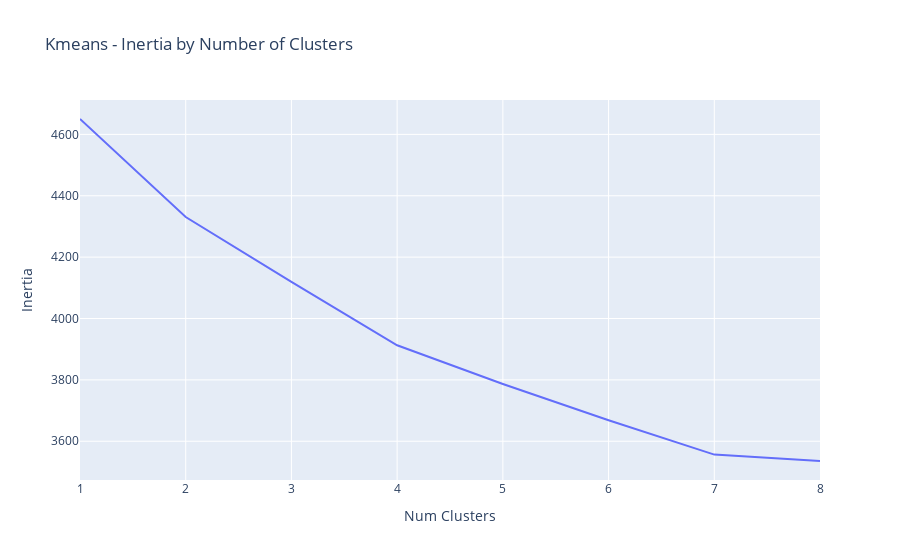
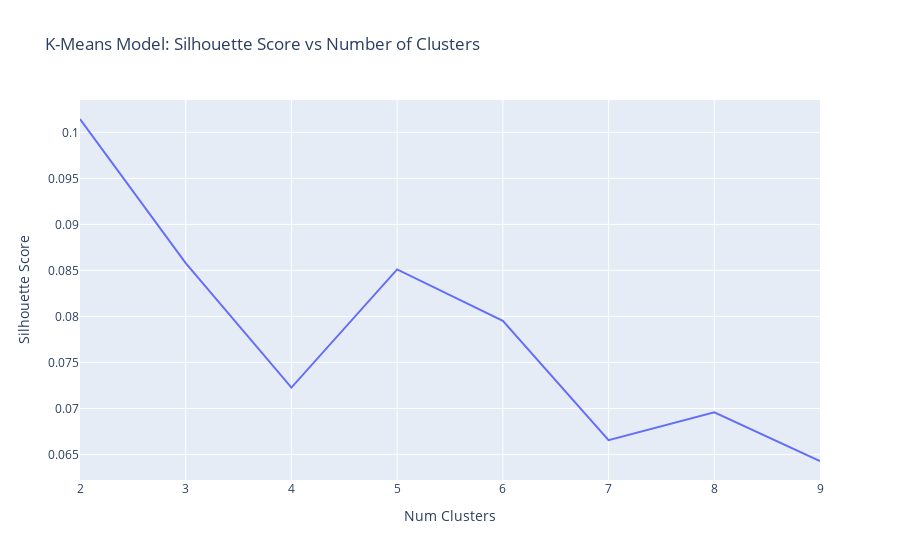

Here is the notebook cell these charts were saved with, in order:
### Code cell
''' Kmeans Clustering '''

# Try kmeans clustering with up to 20 clusters, keep track of inertia (basically cluster variance)
n_clusters = range(2,10)
inertia_values = []
silhouette_scores = []

for i in n_clusters:
    # Model
    kmeans = KMeans(n_clusters=i, n_init='auto', init='k-means++', random_state=42)

    # Fit
    kmeans.fit(kmeans_input)

    # Score
    ss = silhouette_score(kmeans_input, kmeans.labels_)   #, sample_size=int(len(pca_component_df) * 0.25))

    inertia_values.append(kmeans.inertia_)
    silhouette_scores.append(ss)

# Create scatter of inertia
fig = px.line(
    x=[i + 1 for i in range(len(inertia_values))],
    y=inertia_values,
    title="Kmeans - Inertia by Number of Clusters"
)
fig.update_layout(xaxis_title="Num Clusters", yaxis_title="Inertia")
fig.show()

# Create a line plot of `silhouette_scores` vs `n_clusters`
fig = px.line(
    x=n_clusters,
    y=silhouette_scores,
    title="K-Means Model: Silhouette Score vs Number of Clusters"
)
fig.update_layout(xaxis_title="Num Clusters", yaxis_title="Silhouette Score")
fig.show()

### Figure 1 — Plotly figure (JSON) as saved in the notebook; plotly's stock layout.template omitted (floating-point values rounded to 4 significant figures)
{"data": [{"hovertemplate": "x=%{x}<br>y=%{y}<extra></extra>", "legendgroup": "", "line": {"color": "#636efa", "dash": "solid"}, "marker": {"symbol": "circle"}, "mode": "lines", "name": "", "orientation": "v", "showlegend": false, "type": "scatter", "x": [1, 2, 3, 4, 5, 6, 7, 8], "xaxis": "x", "y": [4650.0, 4331.0, 4119.0, 3913.0, 3787.0, 3669.0, 3557.0, 3536.0], "yaxis": "y"}], "layout": {"legend": {"tracegroupgap": 0}, "title": {"text": "Kmeans - Inertia by Number of Clusters"}, "xaxis": {"anchor": "y", "domain": [0, 1], "title": {"text": "Num Clusters"}}, "yaxis": {"anchor": "x", "domain": [0, 1], "title": {"text": "Inertia"}}}}

### Figure 2 — Plotly figure (JSON) as saved in the notebook; plotly's stock layout.template omitted (floating-point values rounded to 4 significant figures)
{"data": [{"hovertemplate": "x=%{x}<br>y=%{y}<extra></extra>", "legendgroup": "", "line": {"color": "#636efa", "dash": "solid"}, "marker": {"symbol": "circle"}, "mode": "lines", "name": "", "orientation": "v", "showlegend": false, "type": "scatter", "x": [2, 3, 4, 5, 6, 7, 8, 9], "xaxis": "x", "y": [0.1015, 0.0858, 0.07227, 0.08511, 0.07951, 0.06655, 0.06958, 0.06429], "yaxis": "y"}], "layout": {"legend": {"tracegroupgap": 0}, "title": {"text": "K-Means Model: Silhouette Score vs Number of Clusters"}, "xaxis": {"anchor": "y", "domain": [0, 1], "title": {"text": "Num Clusters"}}, "yaxis": {"anchor": "x", "domain": [0, 1], "title": {"text": "Silhouette Score"}}}}
